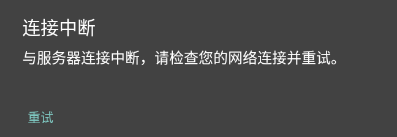
#> input picture template/connection_interrupted.png, 397 x 137 px
$ python -i audit_label_candidates.py   (imports and definitions only)
#> lines starting #> are read from the running program, lines starting #| are printed output that depends on the picture
### utils/logger.py
import logging
from logging.handlers import RotatingFileHandler
from pathlib import Path

from config import LOG_FILE, LOG_LEVEL


_LOGGING_READY = False
_RESET = "\033[0m"
_DIM = "\033[2m"
LOG_MAX_BYTES = 5 * 1024 * 1024
LOG_BACKUP_COUNT = 3
_LEVEL_COLORS = {
    logging.DEBUG: "\033[36m",    # 青色
    logging.INFO: "\033[32m",     # 绿色
    logging.WARNING: "\033[33m",  # 黄色
    logging.ERROR: "\033[31m",    # 红色
    logging.CRITICAL: "\033[35m", # 紫色
}


class ColorFormatter(logging.Formatter):
    """控制台彩色日志格式化器。"""

    # [10 lines left out: function format, not called in this run]


def build_file_handler(path: str | Path) -> RotatingFileHandler:
    return RotatingFileHandler(
        path,
        maxBytes=LOG_MAX_BYTES,
        backupCount=LOG_BACKUP_COUNT,
        encoding="utf-8",
    )


def setup_logging(level: str | int | None = None) -> None:
    """初始化项目日志，默认同时输出到控制台和文件。"""
    global _LOGGING_READY

    if _LOGGING_READY:
        if level is None:
            return
        log_level = _normalize_level(level)
        root_logger = logging.getLogger()
        root_logger.setLevel(log_level)
        for handler in root_logger.handlers:
            handler.setLevel(log_level)
        return

    LOG_FILE.parent.mkdir(parents=True, exist_ok=True)
    log_level = _normalize_level(level or LOG_LEVEL)

    file_formatter = logging.Formatter(
        "%(asctime)s [%(levelname)s] %(name)s: %(message)s",
        datefmt="%Y-%m-%d %H:%M:%S",
    )
    console_formatter = ColorFormatter(datefmt="%H:%M:%S")

    root_logger = logging.getLogger()
    root_logger.setLevel(log_level)

    console_handler = logging.StreamHandler()
    console_handler.setFormatter(console_formatter)
    console_handler.setLevel(log_level)

    file_handler = build_file_handler(LOG_FILE)
    file_handler.setFormatter(file_formatter)
    file_handler.setLevel(log_level)

    root_logger.addHandler(console_handler)
    root_logger.addHandler(file_handler)
    _LOGGING_READY = True


def get_logger(name: str) -> logging.Logger:
    """获取项目 logger，首次调用时自动初始化日志系统。"""
    setup_logging()
    return logging.getLogger(name)


def _normalize_level(level: str | int) -> int:
    """把配置中的日志级别转换为 logging 模块使用的整数级别。"""
    if isinstance(level, int):
        return level

    normalized = level.upper()
    log_level = logging.getLevelName(normalized)
    if not isinstance(log_level, int):
        raise ValueError(f"不支持的日志级别: {level}")
    return log_level

### tools/audit_label_candidates.py
from __future__ import annotations

"""Generate label-verification overlays for the original training samples.

两类目标：
  潜艇（完整潜艇）：大号精灵模板多尺度匹配 + 只保留"框内含红旗"的候选（水纹没有红旗）
  残骸（碎片）：残骸模板多尺度匹配 + 阈值 + NMS，限制在棋盘范围内

每张图输出一张核对图（原图 + 网格 + 红旗 + 潜艇候选 + 残骸候选 + 建议格），
放到 ``_debug/label_audit/``，并写 ``summary.txt``。现有标签大多是错的，不画在图上。

用法：
    .venv\\Scripts\\python.exe tools\\audit_label_candidates.py [--limit N]
"""

import argparse
import json
import sys
from pathlib import Path

import cv2
import numpy as np

PROJECT_ROOT = Path(__file__).resolve().parents[1]
if str(PROJECT_ROOT) not in sys.path:
    sys.path.insert(0, str(PROJECT_ROOT))

from save_points.points import points_from_quad  # noqa: E402
#> further down, picture is the input picture: shape (137, 397, 3); mean B, G, R 72.8, 72.8, 72.7
from utils import submarine_detector as sd  # noqa: E402
from utils.image_io import read_image_compat, write_image_compat  # noqa: E402

ORIGINAL_DIR = PROJECT_ROOT / "识图" / "原图训练样本"
LABEL_DIR = PROJECT_ROOT / "识图" / "训练样本"
SUB_TEMPLATE_DIR = PROJECT_ROOT / "识图" / "潜艇模板"
DEBRIS_TEMPLATE_DIR = PROJECT_ROOT / "识图" / "残骸模板"
OUT_DIR = PROJECT_ROOT / "_debug" / "label_audit"

UI_RED_ZONES = ((0, 0, 110, 110), (1140, 590, 140, 130))
SUB_MATCH_SCALES = (0.85, 0.95, 1.05, 1.15)
SUB_MATCH_THRESHOLD = 0.50
DEBRIS_MATCH_SCALES = (0.8, 0.9, 1.0, 1.1)
DEBRIS_MATCH_THRESHOLD = 0.66
FLAG_MIN_AREA = 40


def red_flag_centroids(image: np.ndarray) -> list[tuple[int, int]]:
    """棋盘上的红旗中心（排除界面上的红色按钮）。"""
    hsv = cv2.cvtColor(image, cv2.COLOR_BGR2HSV)
#> hsv: shape (137, 397, 3); mean H, S, V 0.4, 0.3, 72.8
    h, s, v = hsv[:, :, 0].astype(int), hsv[:, :, 1].astype(int), hsv[:, :, 2].astype(int)
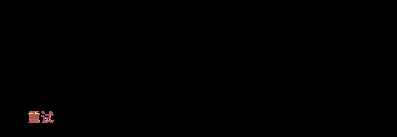
#> h: shape (137, 397) int64; 9 distinct labels, from 0 to 90; one colour per label, 0 black
#> s: shape (137, 397) int64; 62 distinct labels, from 0 to 94
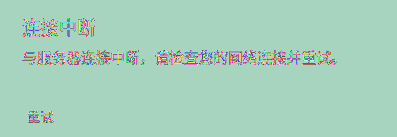
#> v: shape (137, 397) int64; 190 distinct labels, from 66 to 255; one colour per label, 0 black
    mask = (((h <= 12) | (h >= 168)) & (s > 110) & (v > 90)).astype(np.uint8) * 255
#> mask: shape (137, 397); every value is 0
    mask = cv2.morphologyEx(mask, cv2.MORPH_CLOSE, np.ones((3, 3), np.uint8))
    contours, _ = cv2.findContours(mask, cv2.RETR_EXTERNAL, cv2.CHAIN_APPROX_SIMPLE)
#> contours = []
    out: list[tuple[int, int]] = []
    for cnt in contours:
        if cv2.contourArea(cnt) < FLAG_MIN_AREA:
            continue
        bx, by, bw, bh = cv2.boundingRect(cnt)
        if any(ux <= bx and uy <= by and bx + bw <= ux + uw and by + bh <= uy + uh
               for ux, uy, uw, uh in UI_RED_ZONES):
            continue
        m = cv2.moments(cnt)
        if m["m00"] < 1e-6:
            continue
        out.append((int(m["m10"] / m["m00"]), int(m["m01"] / m["m00"])))
#> this loop made 0 passes
#> after the loop, out = []
    return out


# [136 lines left out: functions load_templates, _match_all, _nms, submarine_candidates, debris_candidates, draw_audit and 1 more, not called in this run]


# [2 lines not run here, left out]

>>> import cv2
>>> picture = cv2.imread('../template/connection_interrupted.png')
>>> result = red_flag_centroids(picture)
#> result = []
